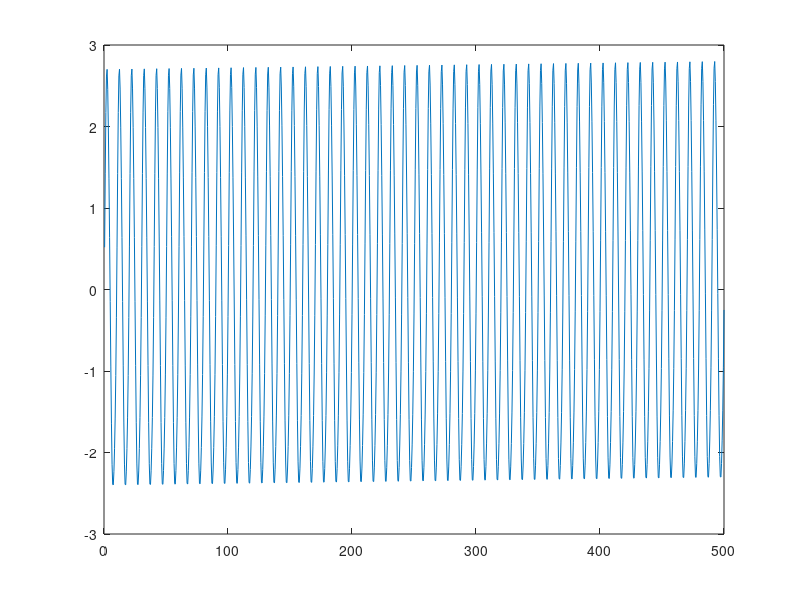

Write MATLAB code to recreate this figure. (Note: this script raises an error after producing the figure.)
%% Tutorial, different ways to calculate the HS out of a time signal

%% Load Signal

%%%-- synthetic data

dt=1/2; 
nt=1000;
t = dt:dt:nt*dt;
y=2.55*sin(2*pi*t*0.1) + 0.2*sin(2*pi*t*0.2-pi/2) + 0.1*sin(2*pi*t*0.3-pi/2);  



%% Important... Detrend the data to remove a tilt

y=detrend(y); 

%%
figure
plot (t,y)
%% By means of the variance of the time signal (Sierd's method)

disp ('Based on the variance of the signal ( var(signal) )' )
Hs_sierd=4*sqrt(var(y))


%% By means of the variance of the variance density spectrum 
disp ('Methods based on the variance density Spectrum' )

Fs=1/dt;                %Sampling rate

% Matt's vage scripts  
[f_spec,A_spec] = Simple_fft(t,y);
        %%% Simple_fft does the following:
        % A_fft=abs(fft(y));
        % f_spec=f(1:round(nt/2));
        % A_spec=2/nt*A_fft(1:round(nt/2));

df=f_spec(2)-f_spec(1);

M0=sum(0.5*A_spec.^2);
disp ('Based on Matthieus summation method of the spectrum' )
Hm0_matt=4*sqrt(M0)

%% Martijn's Trapeziodal method
E=(1/df)*0.5*(abs(A_spec)).^2; % convert amplitudes to variance(0.5*A^2), and variance to variance density (1/df)
m0=trapz(f_spec,E);
disp ('Based on Martijns summation method of the spectrum' )
Hm0_mart=4*sqrt(m0)



%% Plot signal


figure(1)
plot(t,y)
xlabel('time [s]')
ylabel('surface elevation [m]')
title('signal')
%xlim([0 100])

%% plot Spectrum

figure(2)
title('Amplitude Spectrum')
plot(f_spec,A_spec,'k')
xlabel('freq [Hz]')
ylabel('Amplitude [m]')

hold off
